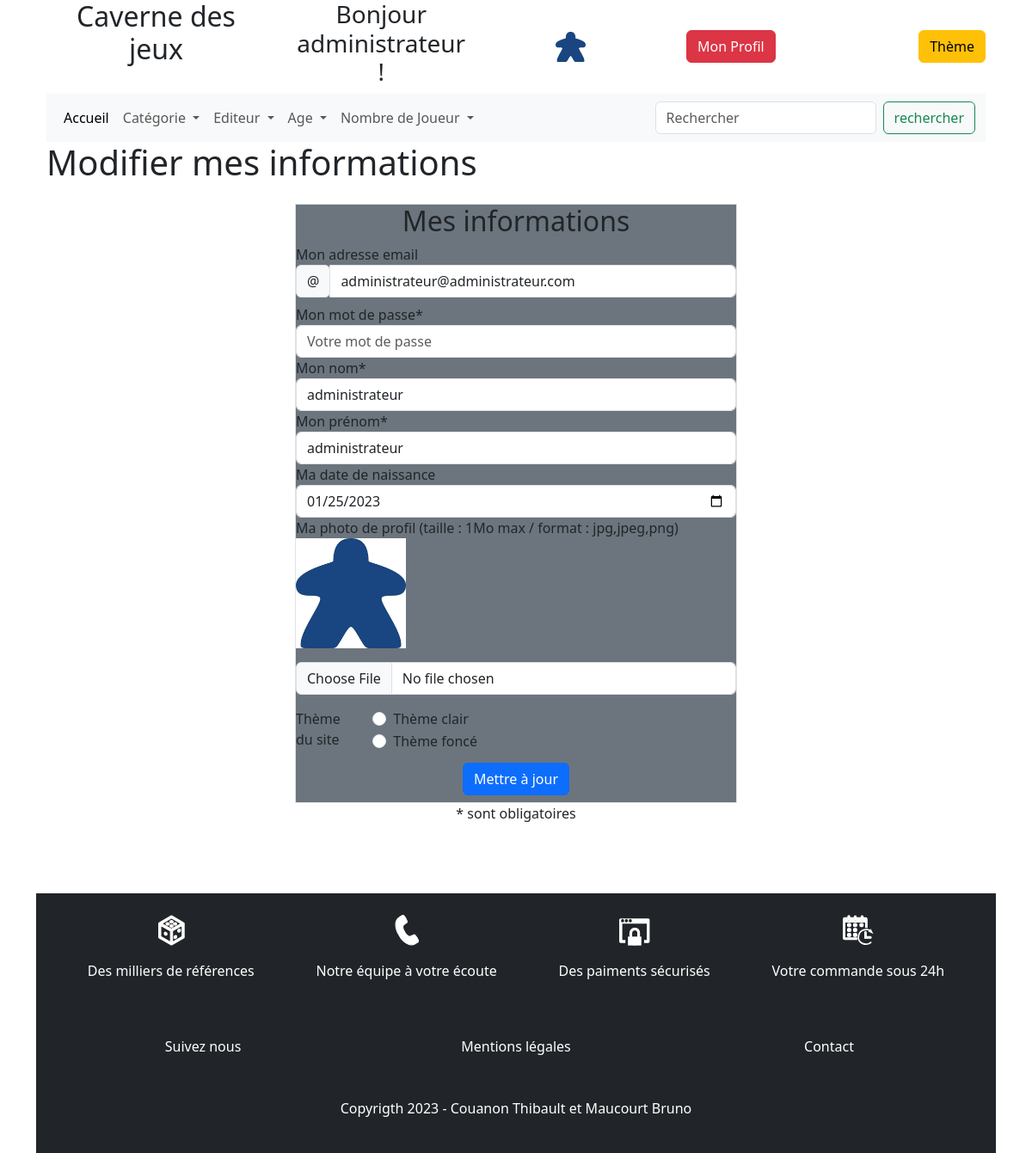
Page /View/settings.php (signed in) on the committed database.
### tables this page shows
CREATE TABLE `user` (
  `id` int(11) NOT NULL,
  `last_name` varchar(50) NOT NULL,
  `first_name` varchar(50) NOT NULL,
  `email` varchar(150) NOT NULL,
  `password` varchar(50) NOT NULL,
  `profil_picture` varchar(100) NOT NULL,
  `account_level_id` int(11) NOT NULL,
  `birthdate` date NOT NULL,
  `registration_date` date NOT NULL,
  `light_dark` tinyint(1) NOT NULL
);

### Model/data_user.php (called while the page is built)
<?php
    $query = "SELECT * FROM user WHERE id = ?";
    $stmt = $dbh_readonly->prepare($query);
    $stmt->execute([$_SESSION['user_id']]);
    $user_data = $stmt->fetch(PDO::FETCH_ASSOC);

### View/settings.php (the view, shortened to what this page needs)
<?php
    require_once "../Controller/db_connection.php";
    require_once "../Model/data_user.php";
    require_once "../Element/header.php";
?>
<h1>Modifier mes informations</h1>
<div class="col-lg col-xl-6 p-3 m-auto">
    <div class="border bg-secondary">
        <h2 class="text-center">Mes informations</h2>
        <form class="form-group" action="../Controller/user_update_data.php" method ="post" enctype="multipart/form-data">
            <label class="sr-only" for="user_email">Mon adresse email</label>
            <div class="input-group mb-2">
                <div class="input-group-prepend">
                <div class="input-group-text">@</div>
                </div>
                <input type="email" class="form-control" name="user_email" id="user_login_email" value="<?php echo $user_data['email']; ?>">
            </div>
            <label for="user_password">Mon mot de passe*</label>
            <input type="password" class="form-control" name="user_password" id="user_password"  required="required" placeholder="Votre mot de passe">
            <label for="user_last_name">Mon nom*</label>
            <input type="text" class="form-control" name="user_last_name" id="user_last_name" required="required" value="<?php echo $user_data['last_name']; ?>">
            <label for="user_first_name">Mon prénom*</label>
            <input type="text" class="form-control" name="user_first_name" id="user_first_name" required="required" value="<?php echo $user_data['first_name']; ?>">
            <label for="user_birthdate">Ma date de naissance</label>
            <input type="date" class="form-control" name="user_birthdate" id="user_birthdate" value="<?php echo $user_data['birthdate']; ?>">
            <label for="user_profil_picture">Ma photo de profil            (taille : 1Mo max / format : jpg,jpeg,png)</label>
            <figure>
                <img class="w-25" src="<?php echo $user_data['profil_picture']; ?>" alt="Photo de profil">
            </figure>
            <input type="file" class="form-control" name="user_profil_picture" id="user_profil_picture" accept="image/png, image/jpeg, image/jpg">
            <fieldset class="form-group mt-3">
                <div class="row">
                    <legend class="col-form-label col-sm-2 pt-0" for="new_game_age_range">Thème du site</legend>
                    <div class="col-sm-10">
                        <div class="form-check">
                            <input class="form-check-input" type="radio" name="user_theme" id="user_theme_light" value="0" required>
                                <label class="form-check-label" for="user_theme_light">
                                    Thème clair
                                </label>
                        </div>
                        <div class="form-check">
                            <input class="form-check-input" type="radio" name="user_theme" id="user_theme_dark" value="1">
                                <label class="form-check-label" for="user_theme_dark">
                                    Thème foncé
                                </label>
                        </div>
                    </div>
                </div>
            </fieldset>
            <div class="d-flex justify-content-center mt-2 mb-2">
                <button type="submit" class="btn btn-primary">Mettre à jour</button>
            </div>
        </form>
    </div>
    <p class="text-center">* sont obligatoires</p>
</div>
<?php
    require_once "../Element/footer.php";
?>

### Element/header.php (shortened to what this page needs)
<?php
    require_once "../Controller/db_connection.php";
    if(!isset($_SESSION['user_id'])){
        $user_is_connected = false;
    }else{
        $user_is_connected = true;
        $query = "SELECT first_name FROM user WHERE id = ?";
        $stmt = $dbh_readonly->prepare($query);
        $stmt->execute([$_SESSION['user_id']]);
        $user = $stmt->fetch(PDO::FETCH_ASSOC);
    }
?>
<!DOCTYPE html>
<html lang="fr">
<head>
    <link href="https://cdn.jsdelivr.net/npm/bootstrap@5.3.0-alpha1/dist/css/bootstrap.min.css" rel="stylesheet">
    <link rel="stylesheet" href="../Style/style.css">
</head>
<body class="container"
<?PHP require_once "../Controller/theme_connected_user.php"?>
>
    <header class="container">
        <div class="row">
            <div class="col-3 text-center">
                <h2>Caverne des jeux</h2>
            </div>
            <div class="col-5">
                <?php
                    if($user_is_connected){
                        echo '<div class="row m-auto text-center d-flex justify-content-center align-item-center">
                                <div class="col m-auto">
                                    <h3>Bonjour '.$user['first_name'].' !</h3>
                                </div>
                                <div class="col m-auto">
                                    <figure class="m-auto">
                                        <img  style="max-height:35px;" src=" '. $user_data['profil_picture'] . ' " alt="Photo de profil">
                                    </figure>
                                </div>
                              </div>';
                    }
                ?>
            </div>
            <div class="col-4 d-flex justify-content-between m-auto">
                    <?php
                        if($user_is_connected){
                            echo '<a href="../View/profil.php">
                                    <button type="button" class="btn btn-danger">Mon Profil</button>
                                  </a>';
                        }
                        echo '<form action="../Controller/theme_switch.php" method="post">
                                <input type="submit" class="btn btn-warning" value="Thème">
                               </form>';
                    ?>
            </div>
        </div>
        <nav class="navbar navbar-expand-lg bg-body-tertiary">
            <div class="container-fluid">
                <div class="collapse navbar-collapse" id="navbarSupportedContent">
                <ul class="navbar-nav me-auto mb-2 mb-lg-0">
                    <li class="nav-item">
                    <a class="nav-link active" aria-current="page" href="../View/index.php">Accueil</a>
                    </li>
                    <li class="nav-item dropdown">
                    <a class="nav-link dropdown-toggle" href="#" role="button" data-bs-toggle="dropdown" aria-expanded="false">
                        Catégorie
                    </a>
                    </li>
                    <li class="nav-item dropdown">
                    <a class="nav-link dropdown-toggle" href="#" role="button" data-bs-toggle="dropdown" aria-expanded="false">
                        Editeur
                    </a>
                    </li>
                    <li class="nav-item dropdown">
                    <a class="nav-link dropdown-toggle" href="#" role="button" data-bs-toggle="dropdown" aria-expanded="false">
                        Age
                    </a>
                    </li>
                    <li class="nav-item dropdown">
                    <a class="nav-link dropdown-toggle" href="#" role="button" data-bs-toggle="dropdown" aria-expanded="false">
                        Nombre de Joueur
                    </a>
                    </li>
                </ul>
                <form class="d-flex" role="search" method="get" action="../Controller/search.php">
                    <input class="form-control me-2" type="search" placeholder="Rechercher" name="search" aria-label="Search">
                    <button class="btn btn-outline-success" type="submit">rechercher</button>
                </form>
                </div>
            </div>
        </nav>
    </header>
<main class="container">

### rows in the picture
user: first_name "administrateur", profil_picture (placeholder picture), user_email "administrateur@administrateur.com", user_last_name "administrateur", user_first_name "administrateur", user_birthdate "01/25/2023"
